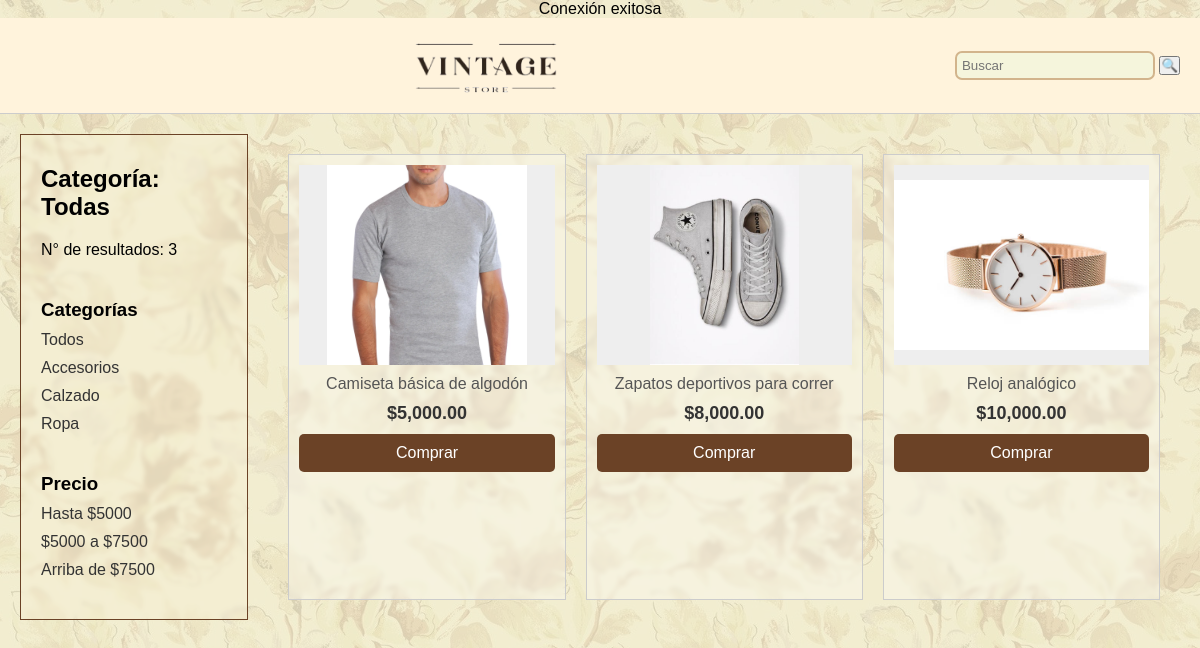
The page / on the database its author committed.
### tables this page shows
CREATE TABLE `productos` (
  `id_producto` int(11) NOT NULL,
  `nombre_producto` varchar(100) DEFAULT NULL,
  `descripcion` text DEFAULT NULL,
  `categoria` varchar(50) DEFAULT NULL,
  `precio` int(255) DEFAULT NULL,
  `stock` int(11) DEFAULT NULL,
  `imagen` varchar(255) DEFAULT NULL
);

### index.php (the view, shortened to what this page needs)
<?php
include 'db.php';
$categoria = isset($_GET['categoria']) ? $_GET['categoria'] : '';
$buscar = isset($_GET['buscar']) ? $_GET['buscar'] : '';
$sql = "SELECT id_producto, nombre_producto, descripcion, precio, imagen FROM productos";
$stmt = $conn->prepare($sql);
$stmt->execute();
$result = $stmt->get_result();
$num_results = $result ? $result->num_rows : 0;
?>
<!DOCTYPE html>
<html lang="es">
<head>
    <link rel="stylesheet" href="style.css">
</head>
<body>
    <header>
        <div class="header-content">
            <div class="logo">
                <img src="logo.png" alt="Logo" />
            </div>
            <div class="search-bar">
                <form action="" method="GET">
                    <input type="text" name="buscar" placeholder="Buscar" value="<?php echo htmlspecialchars($buscar); ?>">
                    <button type="submit">🔍</button>
                </form>
            </div>
        </div>
    </header>
    <main>
        <aside class="sidebar">
            <h2>Categoría: <?php echo $categoria ? htmlspecialchars($categoria) : "Todas"; ?></h2>
            <p>N° de resultados: <?php echo $num_results; ?></p>
            <h3>Categorías</h3>
            <ul>
                <li><a href="?categoria=Todos">Todos</a></li>
                <li><a href="?categoria=Accesorios">Accesorios</a></li>
                <li><a href="?categoria=Calzado">Calzado</a></li>
                <li><a href="?categoria=Ropa">Ropa</a></li>
            </ul>
            <h3>Precio</h3>
            <ul>
                <li><a href="?precio=max5000">Hasta $5000</a></li>
                <li><a href="?precio=5000a7500">$5000 a $7500</a></li>
                <li><a href="?precio=mas7500">Arriba de $7500</a></li>
            </ul>
        </aside>
        <section class="products">
            <?php
            if ($num_results > 0) {
                while ($row = $result->fetch_assoc()) {
                    echo '<div class="product-card">';
                    echo '    <div class="image">';
                    echo '        <img src="stock/' . $row['imagen'] . '" alt="Producto">';
                    echo '    </div>';
                    echo '    <p class="description">' . htmlspecialchars($row['descripcion']) . '</p>';
                    echo '    <p class="price">$' . number_format($row['precio'], 2) . '</p>';
                    echo '    <form action="compras/index.php" method="POST">';
                    echo '        <button type="submit" class="buy-button">Comprar</button>';
                    echo '    </form>';
                    echo '</div>';
                }
            } else {
                echo '<p>No hay productos disponibles.</p>';
            }
            ?>
        </section>
    </main>
</body>
</html>

### style.css (style rules this page uses)
* { margin: 0; padding: 0; box-sizing: border-box; font-family: 'Franklin Gothic Medium', 'Arial Narrow', Arial, sans-serif, 'Gill Sans MT', Calibri, 'Trebuchet MS', sans-serif }
html, body { height: 100%; margin: 0; padding: 0; }
body { display: flex; flex-direction: column; align-items: center; background-image: url('stock/imagenes/background.jpg'); background-size: cover; background-position: center; background-repeat: no-repeat; position: relative; }
body::before { content: ""; position: absolute; top: 0; left: 0; right: 0; bottom: 0; background-color: rgba(245, 245, 220 , 0.8); z-index: -1; }
header { width: 100%; padding: 10px 20px; border-bottom: 1px solid #ccc; background-color: #fff3dc; }
.header-content { max-width: 1200px; margin: 0 auto; display: flex; justify-content: space-between; align-items: center; }
.logo { flex: 1; text-align: center; }
.logo img { max-height: 75px; }
.search-bar { display: flex; align-items: center; gap: 10px; }
.search-bar input { padding: 5px; border: 2px solid #ccc; border-radius: 7px; width: 200px; background-color: #f5f5dc; border-color: #d2b48c; }
main { display: flex; max-width: 1200px; width: 100%; margin-top: 20px; gap: 20px; padding: 0 20px; justify-content: center; }
.sidebar { width: 20%; padding: 20px; border-right: 1px solid #6b4226; border-left: 1px solid #6b4226; border-top: 1px solid #6b4226; border-bottom: 1px solid #6b4226; backdrop-filter: blur(2px); background-color: rgba(255, 243, 220, 0.2) ; }
.sidebar h2 { margin-top: 10px; margin-bottom: 20px; font-weight: bold; }
.sidebar h3 { margin-top: 40px; margin-bottom: 10px; font-weight: bold; }
.sidebar ul { list-style-type: none; margin-bottom: 20px; }
.sidebar ul li { margin-bottom: 10px; }
.sidebar ul li a { color: #333; text-decoration: none; font-size: 16px; }
.products { display: grid; grid-template-columns: repeat(3, 1fr); gap: 20px; width: 80%; padding: 20px; }
.product-card { border: 1px solid #ccc; text-align: center; padding: 10px; transition: transform 0.2s; backdrop-filter: blur(2px); background-color: rgba(255, 255, 255, 0.3) ; }
.product-card .image { width: 100%; height: 200px; background-color: #eee; display: flex; align-items: center; justify-content: center; }
.product-card .image img { max-height: 100%; max-width: 100%; object-fit: cover; }
.description { margin: 10px 0; color: #555; font-size: 16px; }
.price { font-size: 18px; font-weight: bold; color: #333; }
.buy-button { margin-top: 10px; padding: 10px; width: 100%; font-size: 16px; color: #fff; background-color: #6b4226; border: none; border-radius: 5px; cursor: pointer; transition: background-color 0.3s; }

### rows shown on the page
productos: imagen (picture), descripcion "Camiseta básica de algodón", precio "5,000.00"
productos: shows a picture, descripcion "Zapatos deportivos para correr", precio "8,000.00"
productos: imagen (picture), descripcion "Reloj analógico", precio "10,000.00"

### other values the page prints
$num_results "3"
